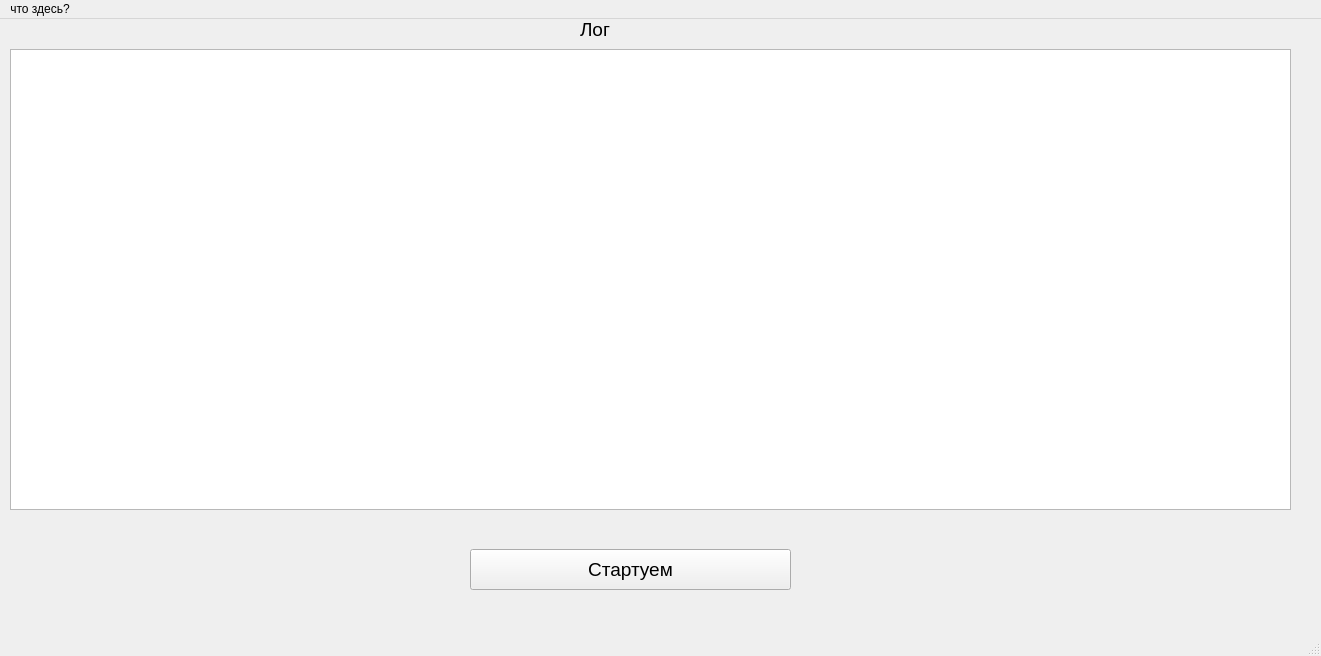
<?xml version="1.0" encoding="UTF-8"?>
<ui version="4.0">
 <class>MainWindow</class>
 <widget class="QMainWindow" name="MainWindow">
  <property name="geometry">
   <rect>
    <x>0</x>
    <y>0</y>
    <width>1321</width>
    <height>656</height>
   </rect>
  </property>
  <property name="windowTitle">
   <string>MainWindow</string>
  </property>
  <widget class="QWidget" name="centralwidget">
   <widget class="QTextEdit" name="textEdit">
    <property name="geometry">
     <rect>
      <x>10</x>
      <y>30</y>
      <width>1281</width>
      <height>461</height>
     </rect>
    </property>
   </widget>
   <widget class="QPushButton" name="pushButton">
    <property name="geometry">
     <rect>
      <x>470</x>
      <y>530</y>
      <width>321</width>
      <height>41</height>
     </rect>
    </property>
    <property name="font">
     <font>
      <pointsize>14</pointsize>
     </font>
    </property>
    <property name="text">
     <string>Стартуем</string>
    </property>
   </widget>
   <widget class="QLabel" name="label">
    <property name="geometry">
     <rect>
      <x>580</x>
      <y>0</y>
      <width>131</width>
      <height>21</height>
     </rect>
    </property>
    <property name="font">
     <font>
      <pointsize>14</pointsize>
     </font>
    </property>
    <property name="text">
     <string>Лог</string>
    </property>
   </widget>
  </widget>
  <widget class="QMenuBar" name="menubar">
   <property name="geometry">
    <rect>
     <x>0</x>
     <y>0</y>
     <width>1321</width>
     <height>21</height>
    </rect>
   </property>
   <widget class="QMenu" name="menu">
    <property name="title">
     <string>что здесь?</string>
    </property>
   </widget>
   <addaction name="menu"/>
  </widget>
  <widget class="QStatusBar" name="statusbar"/>
 </widget>
 <resources/>
 <connections/>
</ui>
